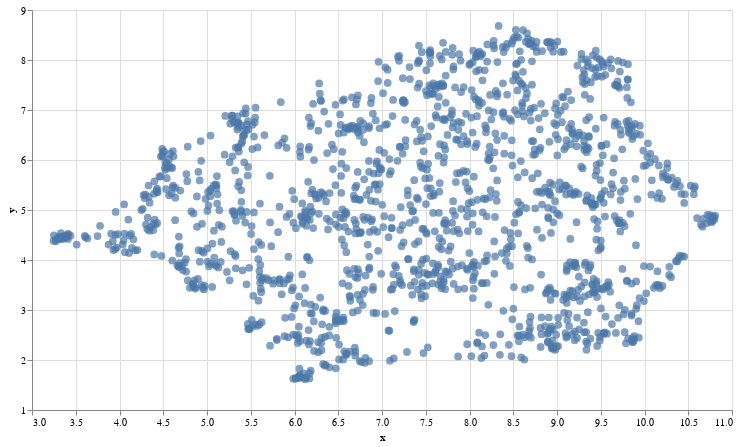

Notebook code for this chart:
### Code cell
# UMAP reduces the dimensions from 1024 to 2 dimensions that we can plot
reducer = umap.UMAP(n_neighbors=20) 
umap_embeds = reducer.fit_transform(embeds)
# Prepare the data to plot and interactive visualization
# using Altair
df_explore = pd.DataFrame(data={'text': df['text']})
df_explore['x'] = umap_embeds[:,0]
df_explore['y'] = umap_embeds[:,1]

# Plot
chart = alt.Chart(df_explore).mark_circle(size=60).encode(
    x=#'x',
    alt.X('x',
        scale=alt.Scale(zero=False)
    ),
    y=
    alt.Y('y',
        scale=alt.Scale(zero=False)
    ),
    tooltip=['text']
).properties(
    width=700,
    height=400
)
chart.interactive()

### Figure 1 — Vega-Lite specification as saved in the notebook (floating-point values rounded to 4 significant figures; data arrays with more than 128 entries replaced by an {"elided": "..."} marker saying what was removed)
{"config": {"view": {"continuousWidth": 400, "continuousHeight": 300}}, "data": {"name": "data-ab116056d793eb1eff7de95f5945313b"}, "mark": {"type": "circle", "size": 60}, "encoding": {"tooltip": [{"field": "text", "type": "nominal"}], "x": {"field": "x", "scale": {"zero": false}, "type": "quantitative"}, "y": {"field": "y", "scale": {"zero": false}, "type": "quantitative"}}, "height": 400, "selection": {"selector003": {"type": "interval", "bind": "scales", "encodings": ["x", "y"]}}, "width": 700, "$schema": "https://vega.github.io/schema/vega-lite/v4.17.0.json", "datasets": {"data-ab116056d793eb1eff7de95f5945313b": {"elided": "1500 records"}}}
